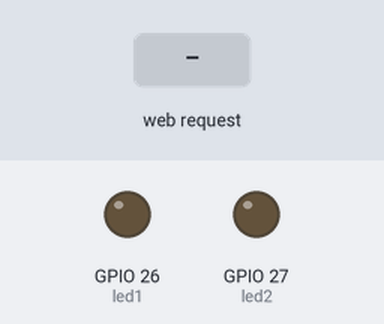
A sketch run on a simulated ESP32. On the bench: output pins drawn as LEDs (lit = HIGH). The inputs (shaded band) are chosen by the test bench. WiFi joins after 1.5 s; servers stay silent unless stated; what the sketch prints to the serial monitor is not drawn.

Above: at 2.7 s.
2.8 s: HTTP request GET /26/on received
At 4.0 s:
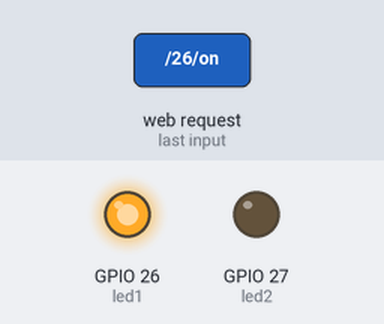
4.3 s: HTTP request GET /27/on received
At 5.3 s:
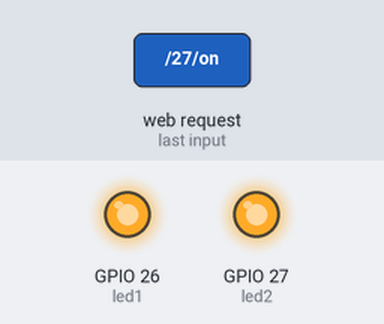
5.8 s: HTTP request GET /26/off received
At 6.5 s:
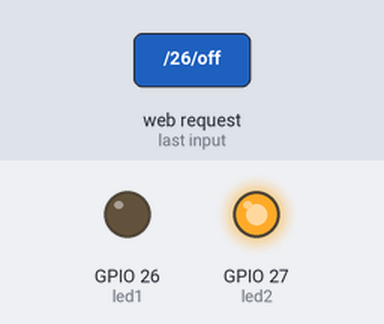
7.3 s: HTTP request GET /27/off received
At 7.7 s:
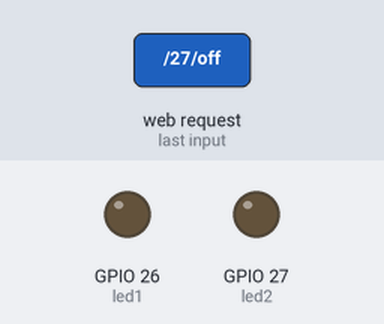
Timing chart, 0 to 9.8 s (numbered marks = the images above; inputs shaded):
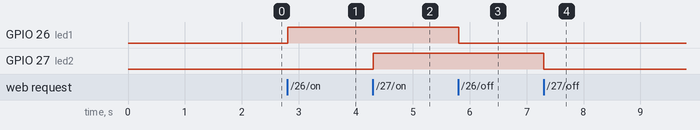

Measured:
- after the input at 2.8 s, GPIO 26 (led1): LOW → HIGH at once
- after the input at 4.3 s, GPIO 27 (led2): LOW → HIGH at once
- after the input at 5.8 s, GPIO 26 (led1): HIGH → LOW at once
- after the input at 7.3 s, GPIO 27 (led2): HIGH → LOW at once

The sketch:

Test2.ino
```cpp
// WiFi.h 로드하기
#include <WiFi.h>

// WiFi Ssid, Password
char* ssid = "KT_GiGA_2G_Wave2_79CA";
const char* password = "dx3adg9555";

// 웹서버의 포트 넘버를 80으로 설정
WiFiServer server(80);

// HTTP 요청을 저장할 변수 선언
String header;

// led핀 번호 지정
const int led1 = 26;
const int led2 = 27;
// led의 상태를 저장할 변수 선언 및 초기화
String led1State = "off";
String led2State = "off";


// 프로그램을 실행한 후 지난 시간(ms) 를 반환하는 변수를 생성
unsigned long currentTime = millis();

unsigned long previousTime = 0;
const long timeoutTime = 2000;

void setup() {
  // 시리얼 모니터 보드레이트를 115200으로 설정
  Serial.begin(115200);

  //핀 모드설정 && led끄기
  pinMode(led1, OUTPUT);
  pinMode(led2, OUTPUT);
  // Set outputs to LOW
  digitalWrite(led1, LOW);
  digitalWrite(led2, LOW);

  // WiFi연결
  Serial.print("Connecting to ");
  Serial.println(ssid);
  WiFi.begin(ssid, password);
  while (WiFi.status() != WL_CONNECTED) {
    delay(500);
    Serial.print(".");
  }
  // WiFi 연결 후 IP 주소 출력
  Serial.println("");
  Serial.println("WiFi connected.");
  Serial.println("IP address: ");
  Serial.println(WiFi.localIP());
  server.begin();
}

void loop(){
  WiFiClient client = server.available();   // 접속 감지

  if (client) {                             // 만약 접속이 감지되면
    currentTime = millis();                 // 프로그램 실행 후 지난 시간을 얻어온다
    previousTime = currentTime;
    Serial.println("New Client.");          // 시리얼 모니터에 출력
    String currentLine = "";                // 클라이언트에서 들어오는 데이터를 저장할 문자열 생성
    while (client.connected() && currentTime - previousTime <= timeoutTime) {  // 클라이언트가 접속해있을 때 반복
      currentTime = millis();
      if (client.available()) {             // 만약 클라이언트에서 읽을 바이트가 있다면
        char c = client.read();             // 바이트를 읽고
        Serial.write(c);                    // 그 바이트를 시리얼 모니터에 출력
        header += c;
        if (c == '\n') {                    // 만약 바이트가 '\n'일 경우
          // 현재 행이 비어있을 경우
          if (currentLine.length() == 0) {
            // HTTP 헤더는 항상 응답코드(ex: HTTP/1.1 200 OK)로 시작한다
            client.println("HTTP/1.1 200 OK");
            client.println("Content-type:text/html");
            client.println("Connection: close");
            client.println();

            // led 동작코드
            if (header.indexOf("GET /26/on") >= 0) {
              Serial.println("GPIO 26 on");
              led1State = "on";
              digitalWrite(led1, HIGH);
            } else if (header.indexOf("GET /26/off") >= 0) {
              Serial.println("GPIO 26 off");
              led1State = "off";
              digitalWrite(led1, LOW);
            } else if (header.indexOf("GET /27/on") >= 0) {
              Serial.println("GPIO 27 on");
              led2State = "on";
              digitalWrite(led2, HIGH);
            } else if (header.indexOf("GET /27/off") >= 0) {
              Serial.println("GPIO 27 off");
              led2State = "off";
              digitalWrite(led2, LOW);
            }

            // HTML5
            client.println("<!DOCTYPE html><html>");
            client.println("<head><meta name=\"viewport\" content=\"width=device-width, initial-scale=1\">");
            client.println("<link rel=\"icon\" href=\"data:,\">");
            // CSS
            client.println("<style>html { font-family: Helvetica; display: inline-block; margin: 0px auto; text-align: center;}");
            client.println(".button { background-color: #4CAF50; border: none; color: white; padding: 16px 40px;");
            client.println("text-decoration: none; font-size: 30px; margin: 2px; cursor: pointer;}");
            client.println(".button2 {background-color: #555555;}</style></head>");

            client.println("<body><h1>ESP32 Web Server</h1>");
            client.println("<p>GPIO 26 - State " + led1State + "</p>");

            if (led1State=="off") {
              client.println("<p><a href=\"/26/on\"><button class=\"button\">ON</button></a></p>");
            }
            else {
              client.println("<p><a href=\"/26/off\"><button class=\"button button2\">OFF</button></a></p>");
            }

            client.println("<p>GPIO 27 - State " + led2State + "</p>");
            if (led2State=="off") {
              client.println("<p><a href=\"/27/on\"><button class=\"button\">ON</button></a></p>");
            }
            else {
              client.println("<p><a href=\"/27/off\"><button class=\"button button2\">OFF</button></a></p>");
            }
            client.println("</body></html>");

            client.println();
            break;
          }
          else {
            currentLine = "";
          }
        } else if (c != '\r') {
          currentLine += c;
        }
      }
    }
    header = ""; // 헤더 초기화
    // 서버 닫기
    client.stop();
    Serial.println("Client disconnected.");
    Serial.println("");
  }
}
```
